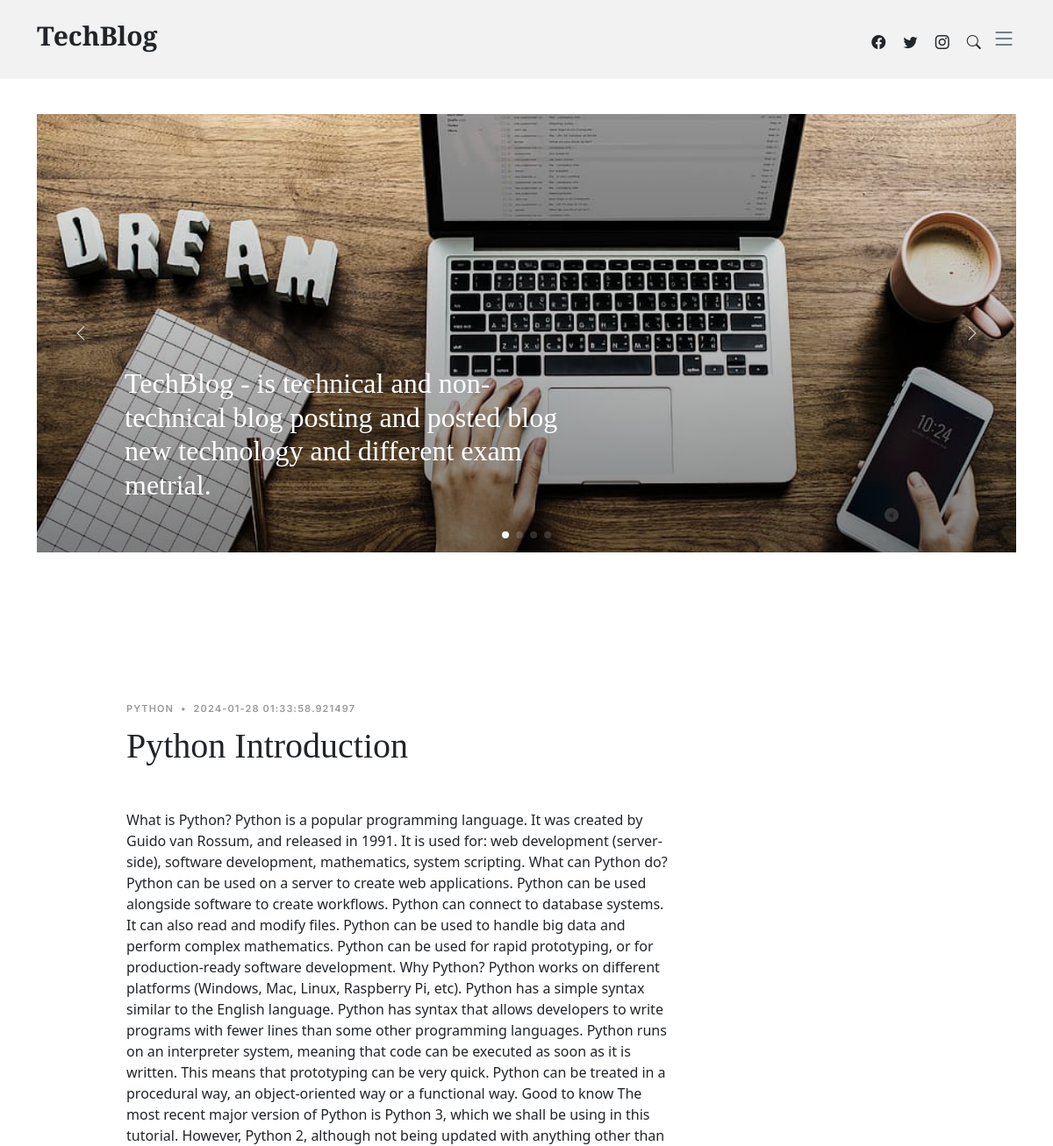
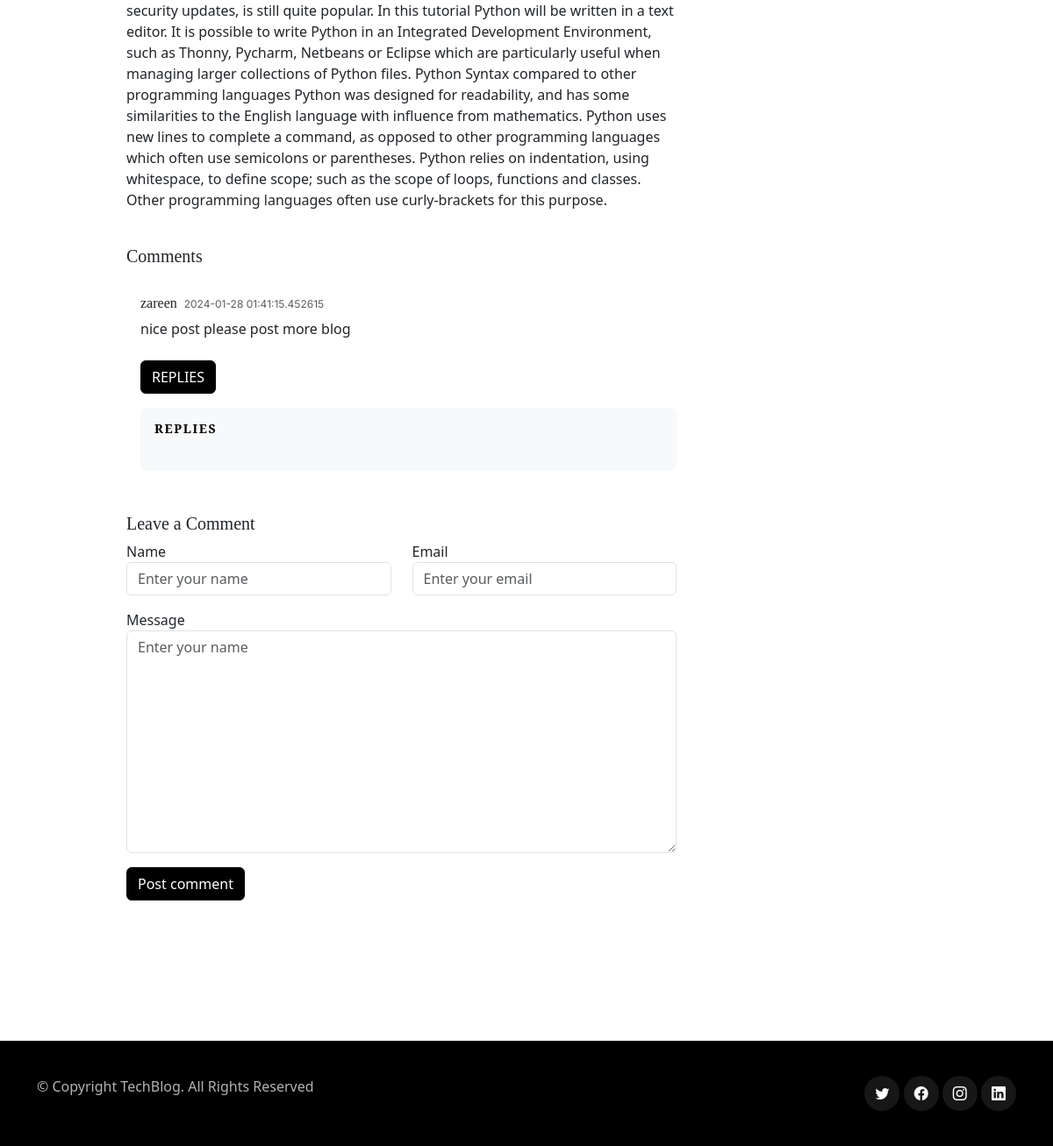
The app's page /blog_detail/1/Python with its own data (2 pictures, top to bottom).
### blogwebsite/model/model.py (models this page shows)
class CategoryMaster(db.Model):
    category_id = db.Column(db.Integer, primary_key=True)
    category_name = db.Column(db.String(120), nullable = False)
    blogmodel = db.relationship('BlogModel', backref='categorymaster',lazy=True)

class BlogModel(db.Model):
    id = db.Column(db.Integer,primary_key=True)
    category_id = db.Column(db.Integer,db.ForeignKey('category_master.category_id'), nullable=False)
    writer_name = db.Column(db.String(50), nullable=False)
    blog_title = db.Column(db.String(120), nullable=False)
    blog_text = db.Column(db.Text, nullable=False)
    blog_creation_date = db.Column(db.DateTime)
    image = db.Column(db.String(255))
    image_data = db.Column(db.String(255))
    blog_read_count = db.Column(db.Integer, default=0)

class BlogComment(db.Model):
    id = db.Column(db.Integer, primary_key=True)
    blog_id = db.Column(db.Integer,db.ForeignKey('blog_model.id'), nullable=True)
    name = db.Column(db.String(50))
    email = db.Column(db.String(50))
    blog_comment = db.Column(db.Text)
    blog_comment_date = db.Column(db.DateTime)

### blogwebsite/main.py (the view)
@app.route('/blog_detail/<int:blog_model_id>/<string:blog_model_category>',methods=['GET','POST'])
def blog_detail(blog_model_id, blog_model_category):
    blog_model = BlogModel.query.get(blog_model_id)
    comment = BlogComment.query.filter_by(blog_id=blog_model_id)
    sub_comment = SubComment.query.filter(or_(
            SubComment.blogcomment_id ==1 ,))
    blog_model.blog_read_count = blog_model.blog_read_count + 1
    db.session.commit()
    return render_template('blog_details.html',blog_id=blog_model_id, blog_categories = blog_model_category,blog_model = blog_model,comment=comment,sub_comment=sub_comment)

### blogwebsite/main.py (called while the page is built)
def get_all_categories():
    try:
        global global_all_category_no, global_all_category_name
        all_category_info = db.session.query(CategoryMaster.category_id,CategoryMaster.category_name)
        all_category_info = list(all_category_info)
        global_all_category_no, global_all_category_name = zip(*all_category_info)
    except Exception as e:
        pass

@app.before_request
def create_all():
    get_all_categories()

### siteadmin/route.py (called while the page is built)
def get_all_categories():
    try:
        global global_all_category_no, global_all_category_name
        all_category_info = db.session.query(CategoryMaster.category_id,CategoryMaster.category_name)
        all_category_info = list(all_category_info)
        global_all_category_no, global_all_category_name = zip(*all_category_info)
    except Exception as e:
        pass

@siteadmin.before_app_request
def create_all():
    get_all_categories()

### blogwebsite/templates/blog_details.html (shortened to what this page needs)
{% extends "base.html" %}
{% block content %}
<main id="main">
    <section class="single-post-content">
      <div class="container">
        <div class="row">
          <div class="col-md-9 post-content" data-aos="fade-up">
            <div class="single-post">
           <div class="post-meta"><span class="date">{{blog_categories}}</span> <span class="mx-1">&bullet;</span> <span>{{blog_model.blog_creation_date }}</span></div>
              <h1 class="mb-5">{{blog_model.blog_title}}</h1>
              <p>{{blog_model.blog_text}}</p>
            </div>
            <div class="comments">
              <h5 class="comment-title py-4"> Comments</h5>
              {% for comment in comment %}
              <div class="comment d-flex mb-4">
                <div class="flex-grow-1 ms-2 ms-sm-3">
                  <div class="comment-meta d-flex align-items-baseline">
                    <h6 class="me-2">{{comment.name}}</h6>
                    <span class="text-muted">{{comment.blog_comment_date}}</span>
                  </div>
                  <div class="comment-body">
                    {{comment.blog_comment}}
                    <br>
                    <br>
                    <button type="button" class="btn btn-primary" data-bs-toggle="modal" data-bs-target="#exampleModal">
                      REPLIES
                    </button>
                  </div>
                  <div class="comment-replies bg-light p-3 mt-3 rounded">
                    <h6 class="comment-replies-title mb-4 text-muted text-uppercase">replies</h6>
                  </div>
                </div>
              </div>
              {% endfor %}
            </div>
            <div class="row justify-content-center mt-5">
              <div class="col-lg-12">
                <h5 class="comment-title">Leave a Comment</h5>
                <div class="row">
                  <div class="col-lg-6 mb-3">
                    <form method="post" action="{{url_for('blog_comment')}}">
                    <label for="comment-name">Name</label>
                    <input type="text" class="form-control" name="name" required id="comment-name" placeholder="Enter your name">
                  </div>
                  <div class="col-lg-6 mb-3">
                    <label for="comment-email">Email</label>
                    <input type="text" class="form-control" name="email" required id="comment-email" placeholder="Enter your email">
                  </div>
                  <div class="col-12 mb-3">
                    <label for="comment-message">Message</label>
                    <textarea class="form-control" name="message" required id="comment-message" placeholder="Enter your name" cols="30" rows="10"></textarea>
                  </div>
                  <div class="col-12">
                    <input type="submit" class="btn btn-primary" value="Post comment">
                  </div>
                </div>
              </div>
            </div>
          </div>
          </div>
        </div>
    </section>
  </main>
{% endblock %}

### blogwebsite/static/css/variables.css (style rules this page uses)
:root { --font-default: 'EB Garamond', system-ui, -apple-system, "Segoe UI", Roboto, "Helvetica Neue", Arial, "Noto Sans", "Liberation Sans", sans-serif, "Apple Color Emoji", "Segoe UI Emoji", "Segoe UI Symbol", "Noto Color Emoji"; --font-primary: 'EB Garamond', serif; --font-secondary: 'Inter', sans-serif; --color-default: #212529; --color-default-rgb: 33, 37, 41; --color-links: #212529; --color-links-hover: #15171a; --color-primary: #212529; --color-primary-light: #26282c; --color-primary-dark: #0b0c0e; --color-primary-rgb: 33, 37, 41; --color-primary-light-rgb: 38, 40, 44; --color-primary-dark-rgb: 11, 12, 14; --color-secondary: #596d80; --color-secondary-light: #8498aa; --color-secondary-dark: #404f5c; --color-secondary-rgb: 89, 109, 128; --color-secondary-light-rgb: 132, 152, 170; --color-secondary-dark-rgb: 64, 79, 92; --color-blue: #0d6efd; --color-blue-rgb: 13, 110, 253; --color-indigo: #6610f2; --color-indigo-rgb: 102, 16, 242; --color-purple: #6f42c1; --color-purple-rgb: 111, 66, 193; --color-pink: #f3268c; --color-pink-rgb: 243, 38, 140; --color-red: #df1529; --color-red-rgb: 223, 21, 4; --color-orange: #fd7e14; --color-orange-rgb: 253, 126, 20; --color-yellow: #ffc107; --color-yellow-rgb: 255, 193, 7; --color-green: #059652; --color-green-rgb: 5, 150, 82; --color-teal: #20c997; --color-teal-rgb: 32, 201, 151; --color-cyan: #0dcaf0; --color-cyan-rgb: 13, 202, 240; --color-white: #ffffff; --color-white-rgb: 255, 255, 255; --color-gray: #6c757d; --color-gray-rgb: 108, 117, 125; --color-black: #000000; --color-black-rgb: 0, 0, 0; }
:root { --bs-blue: var(--color-blue); --bs-indigo: var(--color-indigo); --bs-purple: var(--color-purple); --bs-pink: var(--color-pink); --bs-red: var(--color-red); --bs-orange: var(--color-orange); --bs-yellow: var(--color-yellow); --bs-green: var(--color-green); --bs-teal: var(--color-teal); --bs-cyan: var(--color-cyan); --bs-white: var(--color-white); --bs-gray: var(--color-gray); --bs-gray-dark: #343a40; --bs-gray-100: #f8f9fa; --bs-gray-200: #e9ecef; --bs-gray-300: #dee2e6; --bs-gray-400: #ced4da; --bs-gray-500: #adb5bd; --bs-gray-600: #6c757d; --bs-gray-700: #495057; --bs-gray-800: #343a40; --bs-gray-900: #212529; --bs-primary: var(--color-blue); --bs-secondary: var(--color-blue); --bs-success: #198754; --bs-info: #0dcaf0; --bs-warning: #ffc107; --bs-danger: #dc3545; --bs-light: #f8f9fa; --bs-dark: #212529; --bs-primary-rgb: var(--color-primary-rgb); --bs-secondary-rgb: var(--color-secondary-rgb); --bs-success-rgb: 25, 135, 84; --bs-info-rgb: 13, 202, 240; --bs-warning-rgb: 255, 193, 7; --bs-danger-rgb: 220, 53, 69; --bs-light-rgb: 248, 249, 250; --bs-dark-rgb: 33, 37, 41; --bs-white-rgb: var(--color-white-rgb); --bs-black-rgb: var(--color-black-rgb); --bs-body-color-rgb: var(--color-default-rgb); --bs-body-bg-rgb: 255, 255, 255; --bs-font-sans-serif: var(--font-default); --bs-font-monospace: SFMono-Regular, Menlo, Monaco, Consolas, "Liberation Mono", "Courier New", monospace; --bs-gradient: linear-gradient(180deg, rgba(255, 255, 255, 0.15), rgba(255, 255, 255, 0)); --bs-body-font-family: var(--font-default); --bs-body-font-size: 1rem; --bs-body-font-weight: 400; --bs-body-line-height: 1.5; --bs-body-color: var(--color-default); --bs-body-bg: #fff; }

### blogwebsite/static/css/main.css (style rules this page uses)
:root { scroll-behavior: smooth; }
body { color: rgba(var(--color-primary-rgb), 1); }
h1, h2, h3, h4, h5, h6 { font-family: var(--font-primary); }
#main { margin-top: 90px; }
section { padding: 40px 0; overflow: hidden; }
.btn.btn-primary { background-color: var(--color-black); color: var(--color-white); border-color: var(--color-black); }
section { scroll-margin-top: 70px; }
.post-meta { font-size: 11px; letter-spacing: 0.07rem; text-transform: uppercase; font-weight: 600; font-family: var(--font-secondary); color: rgba(var(--color-black-rgb), 0.4); margin-bottom: 10px; }
.post-content { padding-left: 10%; padding-right: 10%; }
.comment .comment-replies-title, .comment .comment-title { text-transform: uppercase; color: var(--color-black) !important; letter-spacing: 0.1rem; font-size: 14px; font-weight: 600; margin-bottom: 30px; }
.comment .comment-meta .text-muted, .comment .reply-meta .text-muted { font-family: var(--font-secondary); font-size: 12px; }

### records on screen
CategoryMaster: category_name "PYTHON"
BlogModel: blog_creation_date "2024-01-28 01:33:58.921497", blog_title "Python Introduction", blog_text "What is Python? Python is a popular programming language. It was created by Guido van Rossum, and released in 1991. It is used for: web development (server-side), software development, mathematics, system scripting. What can Python do? Python can be used on a server to create web applications. Python can be used alongside software to create workflows. Python can connect to database systems. It can also read and modify files. Python can be used to handle big data and perform complex mathematics. Python can be used for rapid prototyping, or for production-ready software development. Why Python? Python works on different platforms (Windows, Mac, Linux, Raspberry Pi, etc). Python has a simple…"
BlogComment: name "zareen", blog_comment_date "2024-01-28 01:41:15.452615", blog_comment "nice post please post more blog"
